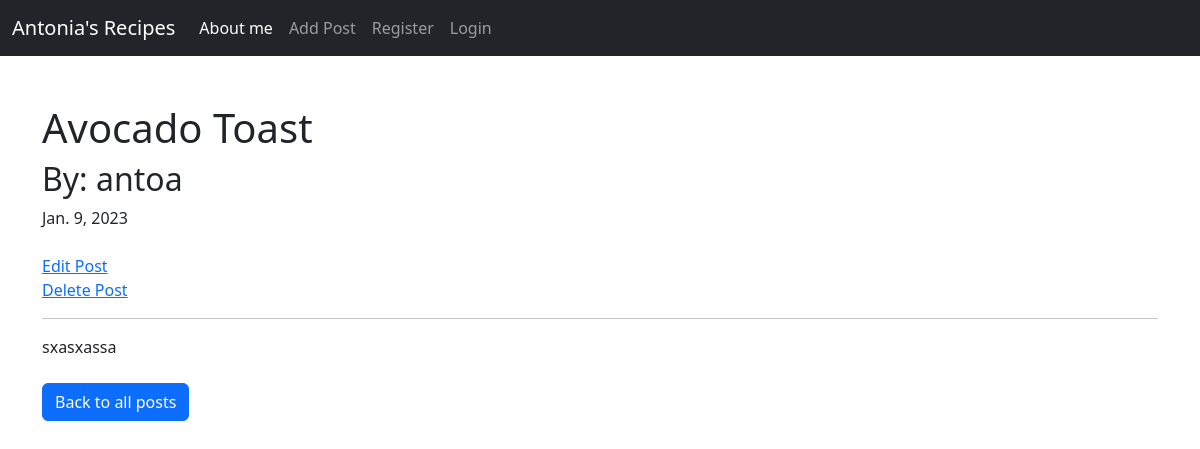
Page /post/44 on the committed database.
### core/models.py (models this page shows, shortened)
class Post(models.Model):
    title = models.CharField(max_length=255)
    title_tag = models.CharField(max_length=255, default="Title_tag")
    author = models.ForeignKey(User, on_delete=models.CASCADE)
    body = models.TextField()
    post_date = models.DateField(auto_now_add=True)

### core/views.py (the view)
# urls.py: path('post/<int:pk>',PostDetailView.as_view(),name="post_detail"),
class PostDetailView(DetailView):
    model = Post
    template_name = 'post_detail.html'

### core/templates/post_detail.html (shortened to what this page needs)
{% extends 'base.html' %}
{% block content%}
<h1> {{post.title}}</h1>
<h2>By: {{post.author}}</h2>
{{post.post_date}}
<br>
<br>
<a href="{% url 'update_post' post.pk %}" >Edit Post</a>
<br>
<a href="{% url 'delete_post' post.pk %}" >Delete Post</a>
<hr>
{{post.body}}
<br>
<br>
<a href="{% url 'home' %}" class="btn btn-primary" type="button"> Back to all posts</a>
{% endblock %}

### rows in the picture
Post: title "Avocado Toast", author "antoa", post_date "Jan. 9, 2023", body "sxasxassa"
